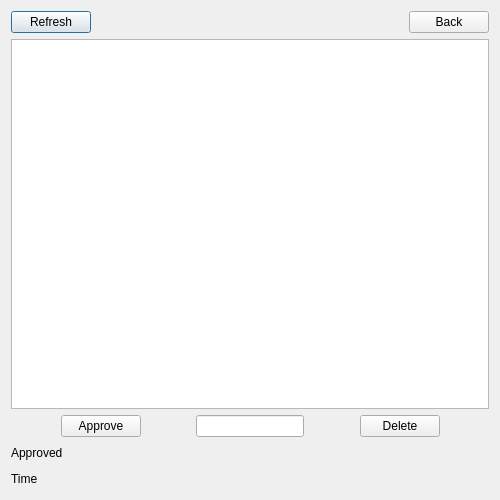
<?xml version="1.0" encoding="UTF-8"?>
<ui version="4.0">
 <class>NotificationDialog</class>
 <widget class="QDialog" name="NotificationDialog">
  <property name="geometry">
   <rect>
    <x>0</x>
    <y>0</y>
    <width>500</width>
    <height>500</height>
   </rect>
  </property>
  <property name="windowTitle">
   <string>DistImage</string>
  </property>
  <layout class="QVBoxLayout" name="verticalLayout">
   <item>
    <layout class="QHBoxLayout" name="horizontalLayout_2">
     <item>
      <widget class="QPushButton" name="push_refresh">
       <property name="text">
        <string>Refresh</string>
       </property>
      </widget>
     </item>
     <item>
      <spacer name="horizontalSpacer">
       <property name="orientation">
        <enum>Qt::Horizontal</enum>
       </property>
       <property name="sizeHint" stdset="0">
        <size>
         <width>40</width>
         <height>20</height>
        </size>
       </property>
      </spacer>
     </item>
     <item>
      <widget class="QPushButton" name="push_back">
       <property name="text">
        <string>Back</string>
       </property>
      </widget>
     </item>
    </layout>
   </item>
   <item>
    <widget class="QListWidget" name="listWidget"/>
   </item>
   <item>
    <layout class="QHBoxLayout" name="horizontalLayout">
     <item>
      <spacer name="horizontalSpacer_2">
       <property name="orientation">
        <enum>Qt::Horizontal</enum>
       </property>
       <property name="sizeHint" stdset="0">
        <size>
         <width>40</width>
         <height>20</height>
        </size>
       </property>
      </spacer>
     </item>
     <item>
      <widget class="QPushButton" name="push_approve">
       <property name="text">
        <string>Approve</string>
       </property>
      </widget>
     </item>
     <item>
      <spacer name="horizontalSpacer_6">
       <property name="orientation">
        <enum>Qt::Horizontal</enum>
       </property>
       <property name="sizeHint" stdset="0">
        <size>
         <width>40</width>
         <height>20</height>
        </size>
       </property>
      </spacer>
     </item>
     <item>
      <widget class="QLineEdit" name="line_views">
       <property name="text">
        <string/>
       </property>
      </widget>
     </item>
     <item>
      <spacer name="horizontalSpacer_5">
       <property name="orientation">
        <enum>Qt::Horizontal</enum>
       </property>
       <property name="sizeHint" stdset="0">
        <size>
         <width>40</width>
         <height>20</height>
        </size>
       </property>
      </spacer>
     </item>
     <item>
      <widget class="QPushButton" name="push_disapprove">
       <property name="text">
        <string>Delete</string>
       </property>
      </widget>
     </item>
     <item>
      <spacer name="horizontalSpacer_7">
       <property name="orientation">
        <enum>Qt::Horizontal</enum>
       </property>
       <property name="sizeHint" stdset="0">
        <size>
         <width>40</width>
         <height>20</height>
        </size>
       </property>
      </spacer>
     </item>
    </layout>
   </item>
   <item>
    <layout class="QHBoxLayout" name="horizontalLayout_3">
     <item>
      <widget class="QLabel" name="lbl_result">
       <property name="text">
        <string>Approved</string>
       </property>
      </widget>
     </item>
     <item>
      <spacer name="horizontalSpacer_3">
       <property name="orientation">
        <enum>Qt::Horizontal</enum>
       </property>
       <property name="sizeHint" stdset="0">
        <size>
         <width>40</width>
         <height>20</height>
        </size>
       </property>
      </spacer>
     </item>
    </layout>
   </item>
   <item>
    <layout class="QHBoxLayout" name="horizontalLayout_7">
     <item>
      <widget class="QLabel" name="lbl_time">
       <property name="text">
        <string>Time</string>
       </property>
      </widget>
     </item>
     <item>
      <spacer name="horizontalSpacer_8">
       <property name="orientation">
        <enum>Qt::Horizontal</enum>
       </property>
       <property name="sizeHint" stdset="0">
        <size>
         <width>40</width>
         <height>20</height>
        </size>
       </property>
      </spacer>
     </item>
    </layout>
   </item>
  </layout>
 </widget>
 <tabstops>
  <tabstop>listWidget</tabstop>
  <tabstop>push_approve</tabstop>
  <tabstop>push_refresh</tabstop>
  <tabstop>push_back</tabstop>
 </tabstops>
 <resources/>
 <connections>
  <connection>
   <sender>push_back</sender>
   <signal>clicked()</signal>
   <receiver>NotificationDialog</receiver>
   <slot>close()</slot>
   <hints>
    <hint type="sourcelabel">
     <x>525</x>
     <y>22</y>
    </hint>
    <hint type="destinationlabel">
     <x>383</x>
     <y>8</y>
    </hint>
   </hints>
  </connection>
 </connections>
</ui>
